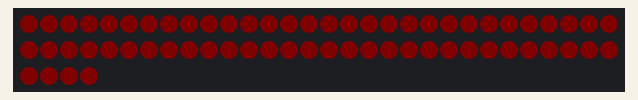
Simulated run of this sketch. Board: Arduino Uno, built with avr-gcc and run on an emulated ATmega328P. On the bench: 64 RGB LEDs in strip order, left to right, continuing on the next row. Dim RGB values are drawn brighter than linear.

Above: at 0.1 s.
At 4.5 s:
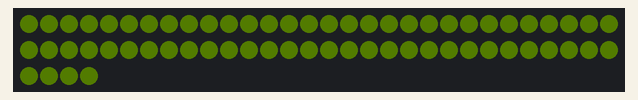
At 13.4 s:
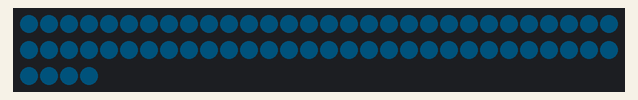
At 16.5 s:
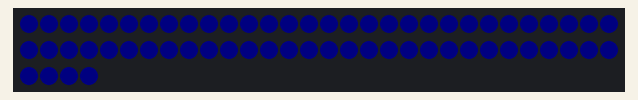
At 22.3 s:
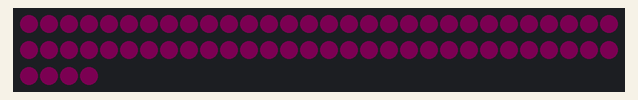
At 37.3 s:
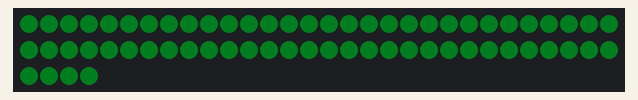

The sketch:

Arrays_8.ino
```cpp
#include <Adafruit_NeoPixel.h>
Adafruit_NeoPixel beard (64, 6);
int x = 0;

int colors[2][3] {
  {0, 0, 0},
  {255, 255, 255},
};

uint32_t Wheel(byte WheelPos) {
  WheelPos = 255 - WheelPos;
  if (WheelPos < 85) {
    return beard.Color(255 - WheelPos * 3, 0, WheelPos * 3);
  }
  if (WheelPos < 170) {
    WheelPos -= 85;
    return beard.Color(0, WheelPos * 3, 255 - WheelPos * 3);
  }
  WheelPos -= 170;  return beard.Color(WheelPos * 3, 255 - WheelPos * 3, 0);
}

void setup() {
  beard.begin();
  beard.clear();
  beard.setBrightness(5);
}

void loop() {
  for (int i = 0; i <= beard.numPixels(); i++) {
    beard.setPixelColor(i, Wheel(x));
    if (x % 8 == 0) {
    }
  }
  beard.show();
  delay(100);
  x++;

}
```
